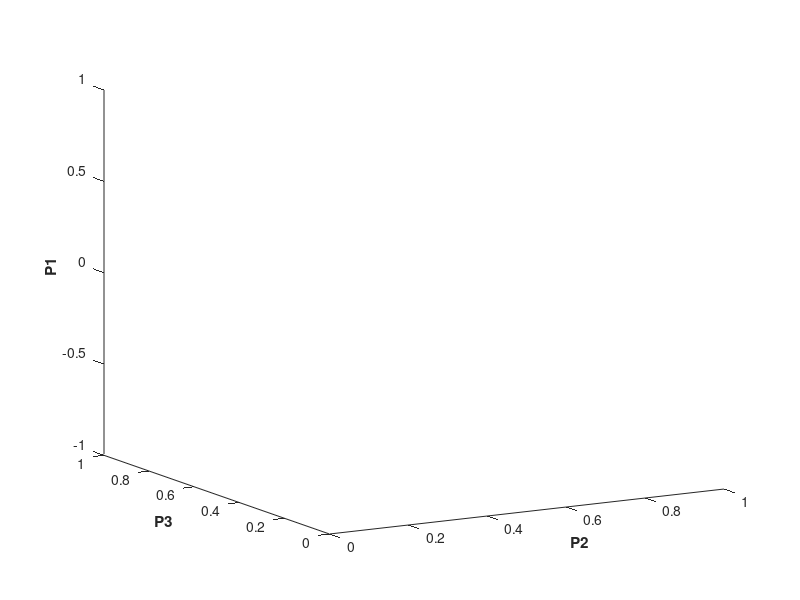

Write MATLAB code to recreate this figure. (Note: this script raises an error after producing the figure.)
%plot trajectory
% v = [-2 -6 2]; %orig
v = [-8 -14 4]; %orig
xlabel('P2','fontweight','bold'), ylabel('P3','fontweight','bold'), zlabel('P1','fontweight','bold'); 
[caz,cel] = view;  [caz,cel] = view(v); %grid off, 
base_traj=interpft([taskcond(1:space:end,tpc(1)),taskcond(1:space:end,tpc(2)),taskcond(1:space:end,tpc(3))],333*interpfac);
hold on, 
for nn=1:333; h2(nn)=plot3(taskcond(nn,tpc(2)),taskcond(nn,tpc(3)),taskcond(nn,tpc(1))+(n*2),'-o','Color',co_p,'MarkerFaceColor',val(nn,:),'MarkerEdgeColor',co_p,'MarkerSize',abs(sum(taskcond(nn,:)))/max(abs(sum(taskcond,2)))*3); hold on; end; 
h=plot3(base_traj(:,2),base_traj(:,3),base_traj(:,1)+(n*2),'-*','linewidth',.25,'Color',co_p,'MarkerEdgeColor','k','MarkerSize',0.05);
set(gca,'xtick',[]); set(gca,'ytick',[]); set(gca,'ztick',[]);
